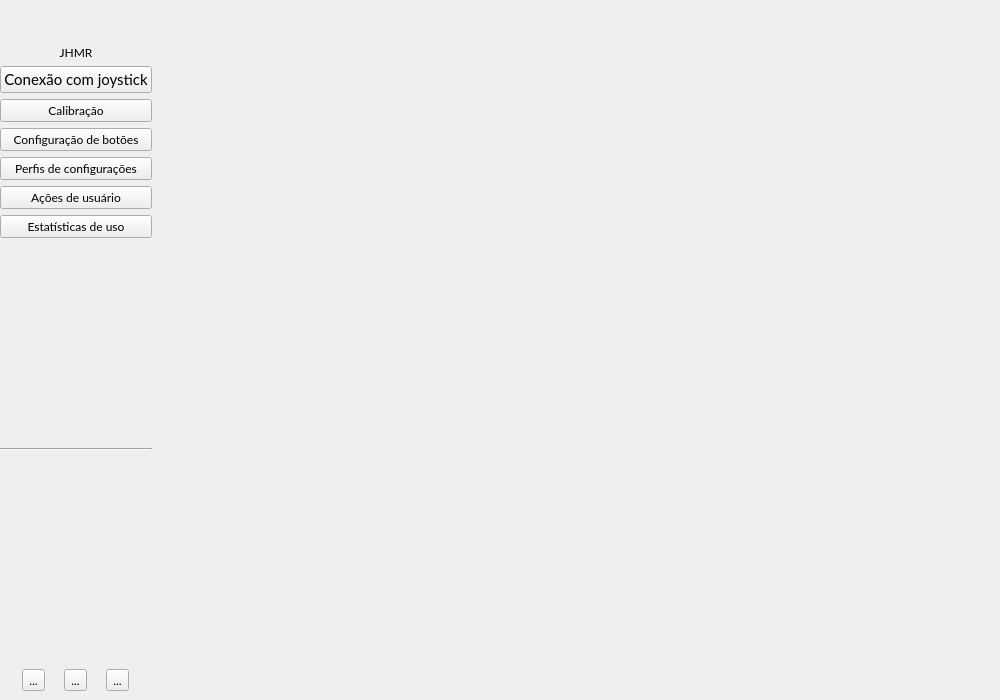
<?xml version="1.0" encoding="UTF-8"?>
<ui version="4.0">
 <class>MainWindow</class>
 <widget class="QMainWindow" name="MainWindow">
  <property name="geometry">
   <rect>
    <x>0</x>
    <y>0</y>
    <width>1000</width>
    <height>700</height>
   </rect>
  </property>
  <property name="sizePolicy">
   <sizepolicy hsizetype="Preferred" vsizetype="Preferred">
    <horstretch>0</horstretch>
    <verstretch>0</verstretch>
   </sizepolicy>
  </property>
  <property name="minimumSize">
   <size>
    <width>1000</width>
    <height>700</height>
   </size>
  </property>
  <property name="font">
   <font>
    <family>Lato</family>
   </font>
  </property>
  <property name="windowTitle">
   <string notr="true">MainWindow</string>
  </property>
  <property name="documentMode">
   <bool>false</bool>
  </property>
  <property name="tabShape">
   <enum>QTabWidget::TabShape::Rounded</enum>
  </property>
  <property name="dockNestingEnabled">
   <bool>false</bool>
  </property>
  <property name="unifiedTitleAndToolBarOnMac">
   <bool>false</bool>
  </property>
  <widget class="QWidget" name="centralwidget">
   <layout class="QGridLayout" name="gridLayout" rowstretch="0,0" columnstretch="0,0">
    <property name="leftMargin">
     <number>0</number>
    </property>
    <property name="topMargin">
     <number>0</number>
    </property>
    <property name="rightMargin">
     <number>0</number>
    </property>
    <property name="bottomMargin">
     <number>0</number>
    </property>
    <property name="horizontalSpacing">
     <number>0</number>
    </property>
    <property name="verticalSpacing">
     <number>2</number>
    </property>
    <item row="0" column="1">
     <widget class="QWidget" name="MainScreenContainer" native="true">
      <layout class="QVBoxLayout" name="verticalLayout" stretch="1,20,1">
       <property name="spacing">
        <number>1</number>
       </property>
       <property name="leftMargin">
        <number>0</number>
       </property>
       <property name="topMargin">
        <number>0</number>
       </property>
       <property name="rightMargin">
        <number>0</number>
       </property>
       <property name="bottomMargin">
        <number>0</number>
       </property>
       <item>
        <widget class="QWidget" name="titleWidgetContainer" native="true">
         <layout class="QVBoxLayout" name="verticalLayout_4">
          <property name="spacing">
           <number>0</number>
          </property>
          <property name="leftMargin">
           <number>0</number>
          </property>
          <property name="topMargin">
           <number>0</number>
          </property>
          <property name="rightMargin">
           <number>0</number>
          </property>
          <property name="bottomMargin">
           <number>3</number>
          </property>
          <item>
           <widget class="QWidget" name="titleWidget" native="true">
            <property name="sizePolicy">
             <sizepolicy hsizetype="Preferred" vsizetype="Minimum">
              <horstretch>0</horstretch>
              <verstretch>0</verstretch>
             </sizepolicy>
            </property>
            <layout class="QVBoxLayout" name="verticalLayout_2">
             <property name="spacing">
              <number>0</number>
             </property>
             <property name="sizeConstraint">
              <enum>QLayout::SizeConstraint::SetDefaultConstraint</enum>
             </property>
             <property name="leftMargin">
              <number>0</number>
             </property>
             <property name="topMargin">
              <number>0</number>
             </property>
             <property name="rightMargin">
              <number>0</number>
             </property>
             <property name="bottomMargin">
              <number>0</number>
             </property>
            </layout>
           </widget>
          </item>
         </layout>
        </widget>
       </item>
       <item>
        <widget class="QWidget" name="workplaceContainer" native="true">
         <layout class="QGridLayout" name="gridLayout_3" rowstretch="0" columnstretch="0,0">
          <property name="leftMargin">
           <number>3</number>
          </property>
          <property name="topMargin">
           <number>3</number>
          </property>
          <property name="rightMargin">
           <number>3</number>
          </property>
          <property name="bottomMargin">
           <number>3</number>
          </property>
          <property name="spacing">
           <number>1</number>
          </property>
          <item row="0" column="1">
           <widget class="QWidget" name="stackedWidgetContainer" native="true">
            <property name="sizePolicy">
             <sizepolicy hsizetype="Expanding" vsizetype="Expanding">
              <horstretch>0</horstretch>
              <verstretch>0</verstretch>
             </sizepolicy>
            </property>
            <property name="sizeIncrement">
             <size>
              <width>0</width>
              <height>0</height>
             </size>
            </property>
            <layout class="QGridLayout" name="gridLayout_2">
             <property name="leftMargin">
              <number>9</number>
             </property>
             <property name="topMargin">
              <number>9</number>
             </property>
             <property name="rightMargin">
              <number>9</number>
             </property>
             <property name="bottomMargin">
              <number>9</number>
             </property>
             <item row="0" column="0">
              <widget class="QStackedWidget" name="stackedWidget">
               <property name="midLineWidth">
                <number>5</number>
               </property>
               <widget class="QWidget" name="widget_2"/>
               <widget class="QWidget" name="widget_3"/>
              </widget>
             </item>
            </layout>
           </widget>
          </item>
         </layout>
        </widget>
       </item>
       <item>
        <widget class="QWidget" name="patientWidgetContainer" native="true">
         <layout class="QVBoxLayout" name="verticalLayout_3">
          <property name="spacing">
           <number>0</number>
          </property>
          <property name="leftMargin">
           <number>9</number>
          </property>
          <property name="topMargin">
           <number>2</number>
          </property>
          <property name="bottomMargin">
           <number>1</number>
          </property>
          <item>
           <widget class="QWidget" name="patientWidget" native="true">
            <property name="sizePolicy">
             <sizepolicy hsizetype="Preferred" vsizetype="Minimum">
              <horstretch>0</horstretch>
              <verstretch>0</verstretch>
             </sizepolicy>
            </property>
            <layout class="QHBoxLayout" name="horizontalLayout">
             <property name="spacing">
              <number>2</number>
             </property>
             <property name="leftMargin">
              <number>0</number>
             </property>
             <property name="topMargin">
              <number>2</number>
             </property>
             <property name="rightMargin">
              <number>1</number>
             </property>
             <property name="bottomMargin">
              <number>0</number>
             </property>
            </layout>
           </widget>
          </item>
         </layout>
        </widget>
       </item>
      </layout>
     </widget>
    </item>
    <item row="0" column="0" rowspan="2">
     <widget class="QWidget" name="sideMenu_2" native="true">
      <layout class="QVBoxLayout" name="sideMenu" stretch="0,0,1,0,0,0,0,0,0,0,0,0">
       <property name="leftMargin">
        <number>0</number>
       </property>
       <property name="topMargin">
        <number>5</number>
       </property>
       <property name="rightMargin">
        <number>5</number>
       </property>
       <property name="bottomMargin">
        <number>0</number>
       </property>
       <item>
        <spacer name="verticalSpacer_2">
         <property name="orientation">
          <enum>Qt::Orientation::Vertical</enum>
         </property>
         <property name="sizeType">
          <enum>QSizePolicy::Policy::Minimum</enum>
         </property>
         <property name="sizeHint" stdset="0">
          <size>
           <width>20</width>
           <height>40</height>
          </size>
         </property>
        </spacer>
       </item>
       <item>
        <widget class="QWidget" name="logoContainer" native="true">
         <layout class="QHBoxLayout" name="horizontalLayout_3">
          <property name="spacing">
           <number>0</number>
          </property>
          <property name="leftMargin">
           <number>0</number>
          </property>
          <property name="topMargin">
           <number>0</number>
          </property>
          <property name="rightMargin">
           <number>0</number>
          </property>
          <property name="bottomMargin">
           <number>0</number>
          </property>
          <item>
           <widget class="QLabel" name="logoLabel">
            <property name="text">
             <string notr="true">JHMR</string>
            </property>
            <property name="alignment">
             <set>Qt::AlignmentFlag::AlignCenter</set>
            </property>
           </widget>
          </item>
         </layout>
        </widget>
       </item>
       <item alignment="Qt::AlignmentFlag::AlignLeft">
        <widget class="QPushButton" name="connectionMenuButton">
         <property name="font">
          <font>
           <family>Lato</family>
           <pointsize>11</pointsize>
          </font>
         </property>
         <property name="layoutDirection">
          <enum>Qt::LayoutDirection::LeftToRight</enum>
         </property>
         <property name="autoFillBackground">
          <bool>false</bool>
         </property>
         <property name="text">
          <string>Conexão com joystick</string>
         </property>
         <property name="iconSize">
          <size>
           <width>32</width>
           <height>32</height>
          </size>
         </property>
        </widget>
       </item>
       <item>
        <widget class="QPushButton" name="calibrationButton">
         <property name="text">
          <string>Calibração</string>
         </property>
        </widget>
       </item>
       <item>
        <widget class="QPushButton" name="configButton">
         <property name="text">
          <string>Configuração de botões</string>
         </property>
        </widget>
       </item>
       <item>
        <widget class="QPushButton" name="gameProfileButton">
         <property name="text">
          <string>Perfis de configurações</string>
         </property>
        </widget>
       </item>
       <item>
        <widget class="QPushButton" name="userActionsButton">
         <property name="text">
          <string>Ações de usuário</string>
         </property>
        </widget>
       </item>
       <item>
        <widget class="QPushButton" name="statsButton">
         <property name="text">
          <string>Estatísticas de uso</string>
         </property>
        </widget>
       </item>
       <item>
        <spacer name="verticalSpacer_3">
         <property name="orientation">
          <enum>Qt::Orientation::Vertical</enum>
         </property>
         <property name="sizeHint" stdset="0">
          <size>
           <width>20</width>
           <height>40</height>
          </size>
         </property>
        </spacer>
       </item>
       <item>
        <widget class="Line" name="sideMenuLine">
         <property name="sizePolicy">
          <sizepolicy hsizetype="Minimum" vsizetype="Fixed">
           <horstretch>0</horstretch>
           <verstretch>0</verstretch>
          </sizepolicy>
         </property>
         <property name="sizeIncrement">
          <size>
           <width>0</width>
           <height>0</height>
          </size>
         </property>
         <property name="lineWidth">
          <number>1</number>
         </property>
         <property name="midLineWidth">
          <number>0</number>
         </property>
         <property name="orientation">
          <enum>Qt::Orientation::Horizontal</enum>
         </property>
        </widget>
       </item>
       <item>
        <spacer name="verticalSpacer">
         <property name="orientation">
          <enum>Qt::Orientation::Vertical</enum>
         </property>
         <property name="sizeHint" stdset="0">
          <size>
           <width>20</width>
           <height>40</height>
          </size>
         </property>
        </spacer>
       </item>
       <item>
        <widget class="QWidget" name="toolButtonContainer" native="true">
         <layout class="QHBoxLayout" name="horizontalLayout_2">
          <item>
           <widget class="QToolButton" name="logModalButton">
            <property name="text">
             <string>...</string>
            </property>
            <property name="icon">
             <iconset theme="QIcon::ThemeIcon::WindowNew"/>
            </property>
           </widget>
          </item>
          <item>
           <widget class="QToolButton" name="appConfigButton">
            <property name="text">
             <string>...</string>
            </property>
            <property name="icon">
             <iconset theme="QIcon::ThemeIcon::DocumentProperties"/>
            </property>
           </widget>
          </item>
          <item>
           <widget class="QToolButton" name="manualButton">
            <property name="text">
             <string>...</string>
            </property>
            <property name="icon">
             <iconset theme="QIcon::ThemeIcon::HelpFaq"/>
            </property>
           </widget>
          </item>
         </layout>
        </widget>
       </item>
      </layout>
     </widget>
    </item>
   </layout>
  </widget>
  <widget class="QMenuBar" name="menubar">
   <property name="geometry">
    <rect>
     <x>0</x>
     <y>0</y>
     <width>1000</width>
     <height>18</height>
    </rect>
   </property>
  </widget>
 </widget>
 <resources/>
 <connections/>
</ui>
